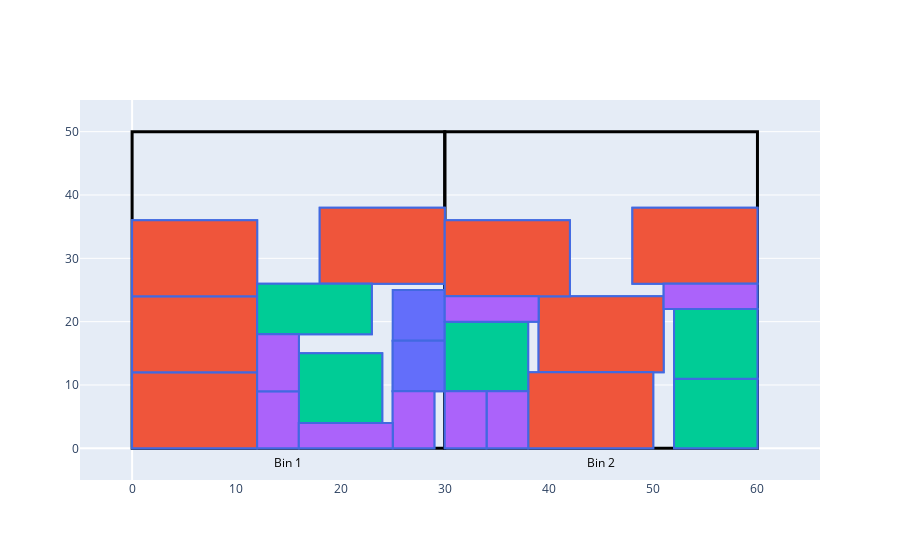

This figure's notebook cell:
### Markdown cell above
Let's visualize our solution:

### Code cell
fig = bpp.plot_rects(
    best_feasible, vars, cases, bins, effective_dimensions
)
fig.show()

### Figure 1 — Plotly figure (JSON) as saved in the notebook; plotly's stock layout.template omitted (floating-point values rounded to 4 significant figures)
{"data": [{"hoverinfo": "text", "hovertext": ["Quantity: 22"], "mode": "text", "text": "Bin 1", "textfont": {"color": "black"}, "type": "scatter", "x": [15], "y": [-2.5]}, {"hoverinfo": "text", "hovertext": ["Quantity: 22"], "mode": "text", "text": "Bin 2", "textfont": {"color": "black"}, "type": "scatter", "x": [45], "y": [-2.5]}, {"hoverinfo": "text", "hoverlabel": {"bgcolor": "white", "bordercolor": "gray", "font": {"color": "#636EFA", "size": 16}}, "marker": {"opacity": 0}, "mode": "markers", "text": ["Case ID: 0<br>X: 25.0, Y: 17.0<br>Size: 5.0 x 8.0"], "type": "scatter", "x": [27.5], "y": [21]}, {"hoverinfo": "text", "hoverlabel": {"bgcolor": "white", "bordercolor": "gray", "font": {"color": "#636EFA", "size": 16}}, "marker": {"opacity": 0}, "mode": "markers", "text": ["Case ID: 0<br>X: 25.0, Y: 9.0<br>Size: 5.0 x 8.0"], "type": "scatter", "x": [27.5], "y": [13]}, {"hoverinfo": "text", "hoverlabel": {"bgcolor": "white", "bordercolor": "gray", "font": {"color": "#636EFA", "size": 16}}, "marker": {"opacity": 0}, "mode": "markers", "text": ["Case ID: 0<br>X: 25.0, Y: 9.0<br>Size: 5.0 x 8.0"], "type": "scatter", "x": [27.5], "y": [13]}, {"hoverinfo": "text", "hoverlabel": {"bgcolor": "white", "bordercolor": "gray", "font": {"color": "#EF553B", "size": 16}}, "marker": {"opacity": 0}, "mode": "markers", "text": ["Case ID: 1<br>X: 48.0, Y: 26.0<br>Size: 12.0 x 12.0"], "type": "scatter", "x": [54], "y": [32]}, {"hoverinfo": "text", "hoverlabel": {"bgcolor": "white", "bordercolor": "gray", "font": {"color": "#EF553B", "size": 16}}, "marker": {"opacity": 0}, "mode": "markers", "text": ["Case ID: 1<br>X: 48.0, Y: 26.0<br>Size: 12.0 x 12.0"], "type": "scatter", "x": [54], "y": [32]}, {"hoverinfo": "text", "hoverlabel": {"bgcolor": "white", "bordercolor": "gray", "font": {"color": "#EF553B", "size": 16}}, "marker": {"opacity": 0}, "mode": "markers", "text": ["Case ID: 1<br>X: 0.0, Y: 0.0<br>Size: 12.0 x 12.0"], "type": "scatter", "x": [6], "y": [6]}, {"hoverinfo": "text", "hoverlabel": {"bgcolor": "white", "bordercolor": "gray", "font": {"color": "#EF553B", "size": 16}}, "marker": {"opacity": 0}, "mode": "markers", "text": ["Case ID: 1<br>X: 0.0, Y: 0.0<br>Size: 12.0 x 12.0"], "type": "scatter", "x": [6], "y": [6]}, {"hoverinfo": "text", "hoverlabel": {"bgcolor": "white", "bordercolor": "gray", "font": {"color": "#EF553B", "size": 16}}, "marker": {"opacity": 0}, "mode": "markers", "text": ["Case ID: 1<br>X: 18.0, Y: 26.0<br>Size: 12.0 x 12.0"], "type": "scatter", "x": [24], "y": [32]}, {"hoverinfo": "text", "hoverlabel": {"bgcolor": "white", "bordercolor": "gray", "font": {"color": "#EF553B", "size": 16}}, "marker": {"opacity": 0}, "mode": "markers", "text": ["Case ID: 1<br>X: 18.0, Y: 26.0<br>Size: 12.0 x 12.0"], "type": "scatter", "x": [24], "y": [32]}, {"hoverinfo": "text", "hoverlabel": {"bgcolor": "white", "bordercolor": "gray", "font": {"color": "#EF553B", "size": 16}}, "marker": {"opacity": 0}, "mode": "markers", "text": ["Case ID: 1<br>X: 0.0, Y: 12.0<br>Size: 12.0 x 12.0"], "type": "scatter", "x": [6], "y": [18]}, {"hoverinfo": "text", "hoverlabel": {"bgcolor": "white", "bordercolor": "gray", "font": {"color": "#EF553B", "size": 16}}, "marker": {"opacity": 0}, "mode": "markers", "text": ["Case ID: 1<br>X: 0.0, Y: 12.0<br>Size: 12.0 x 12.0"], "type": "scatter", "x": [6], "y": [18]}, {"hoverinfo": "text", "hoverlabel": {"bgcolor": "white", "bordercolor": "gray", "font": {"color": "#EF553B", "size": 16}}, "marker": {"opacity": 0}, "mode": "markers", "text": ["Case ID: 1<br>X: 39.0, Y: 12.0<br>Size: 12.0 x 12.0"], "type": "scatter", "x": [45], "y": [18]}, {"hoverinfo": "text", "hoverlabel": {"bgcolor": "white", "bordercolor": "gray", "font": {"color": "#EF553B", "size": 16}}, "marker": {"opacity": 0}, "mode": "markers", "text": ["Case ID: 1<br>X: 39.0, Y: 12.0<br>Size: 12.0 x 12.0"], "type": "scatter", "x": [45], "y": [18]}, {"hoverinfo": "text", "hoverlabel": {"bgcolor": "white", "bordercolor": "gray", "font": {"color": "#EF553B", "size": 16}}, "marker": {"opacity": 0}, "mode": "markers", "text": ["Case ID: 1<br>X: 0.0, Y: 24.0<br>Size: 12.0 x 12.0"], "type": "scatter", "x": [6], "y": [30]}, {"hoverinfo": "text", "hoverlabel": {"bgcolor": "white", "bordercolor": "gray", "font": {"color": "#EF553B", "size": 16}}, "marker": {"opacity": 0}, "mode": "markers", "text": ["Case ID: 1<br>X: 0.0, Y: 24.0<br>Size: 12.0 x 12.0"], "type": "scatter", "x": [6], "y": [30]}, {"hoverinfo": "text", "hoverlabel": {"bgcolor": "white", "bordercolor": "gray", "font": {"color": "#EF553B", "size": 16}}, "marker": {"opacity": 0}, "mode": "markers", "text": ["Case ID: 1<br>X: 38.0, Y: 0.0<br>Size: 12.0 x 12.0"], "type": "scatter", "x": [44], "y": [6]}, {"hoverinfo": "text", "hoverlabel": {"bgcolor": "white", "bordercolor": "gray", "font": {"color": "#EF553B", "size": 16}}, "marker": {"opacity": 0}, "mode": "markers", "text": ["Case ID: 1<br>X: 38.0, Y: 0.0<br>Size: 12.0 x 12.0"], "type": "scatter", "x": [44], "y": [6]}, {"hoverinfo": "text", "hoverlabel": {"bgcolor": "white", "bordercolor": "gray", "font": {"color": "#EF553B", "size": 16}}, "marker": {"opacity": 0}, "mode": "markers", "text": ["Case ID: 1<br>X: 30.0, Y: 24.0<br>Size: 12.0 x 12.0"], "type": "scatter", "x": [36], "y": [30]}, {"hoverinfo": "text", "hoverlabel": {"bgcolor": "white", "bordercolor": "gray", "font": {"color": "#EF553B", "size": 16}}, "marker": {"opacity": 0}, "mode": "markers", "text": ["Case ID: 1<br>X: 30.0, Y: 24.0<br>Size: 12.0 x 12.0"], "type": "scatter", "x": [36], "y": [30]}, {"hoverinfo": "text", "hoverlabel": {"bgcolor": "white", "bordercolor": "gray", "font": {"color": "#00CC96", "size": 16}}, "marker": {"opacity": 0}, "mode": "markers", "text": ["Case ID: 2<br>X: 30.0, Y: 9.0<br>Size: 8.0 x 11.0"], "type": "scatter", "x": [34], "y": [14.5]}, {"hoverinfo": "text", "hoverlabel": {"bgcolor": "white", "bordercolor": "gray", "font": {"color": "#00CC96", "size": 16}}, "marker": {"opacity": 0}, "mode": "markers", "text": ["Case ID: 2<br>X: 30.0, Y: 9.0<br>Size: 8.0 x 11.0"], "type": "scatter", "x": [34], "y": [14.5]}, {"hoverinfo": "text", "hoverlabel": {"bgcolor": "white", "bordercolor": "gray", "font": {"color": "#00CC96", "size": 16}}, "marker": {"opacity": 0}, "mode": "markers", "text": ["Case ID: 2<br>X: 52.0, Y: 0.0<br>Size: 8.0 x 11.0"], "type": "scatter", "x": [56], "y": [5.5]}, {"hoverinfo": "text", "hoverlabel": {"bgcolor": "white", "bordercolor": "gray", "font": {"color": "#00CC96", "size": 16}}, "marker": {"opacity": 0}, "mode": "markers", "text": ["Case ID: 2<br>X: 52.0, Y: 0.0<br>Size: 8.0 x 11.0"], "type": "scatter", "x": [56], "y": [5.5]}, {"hoverinfo": "text", "hoverlabel": {"bgcolor": "white", "bordercolor": "gray", "font": {"color": "#00CC96", "size": 16}}, "marker": {"opacity": 0}, "mode": "markers", "text": ["Case ID: 2<br>X: 52.0, Y: 11.0<br>Size: 8.0 x 11.0"], "type": "scatter", "x": [56], "y": [16.5]}, {"hoverinfo": "text", "hoverlabel": {"bgcolor": "white", "bordercolor": "gray", "font": {"color": "#00CC96", "size": 16}}, "marker": {"opacity": 0}, "mode": "markers", "text": ["Case ID: 2<br>X: 52.0, Y: 11.0<br>Size: 8.0 x 11.0"], "type": "scatter", "x": [56], "y": [16.5]}, {"hoverinfo": "text", "hoverlabel": {"bgcolor": "white", "bordercolor": "gray", "font": {"color": "#00CC96", "size": 16}}, "marker": {"opacity": 0}, "mode": "markers", "text": ["Case ID: 2<br>X: 12.0, Y: 18.0<br>Size: 11.0 x 8.0"], "type": "scatter", "x": [17.5], "y": [22]}, {"hoverinfo": "text", "hoverlabel": {"bgcolor": "white", "bordercolor": "gray", "font": {"color": "#00CC96", "size": 16}}, "marker": {"opacity": 0}, "mode": "markers", "text": ["Case ID: 2<br>X: 12.0, Y: 18.0<br>Size: 11.0 x 8.0"], "type": "scatter", "x": [17.5], "y": [22]}, {"hoverinfo": "text", "hoverlabel": {"bgcolor": "white", "bordercolor": "gray", "font": {"color": "#00CC96", "size": 16}}, "marker": {"opacity": 0}, "mode": "markers", "text": ["Case ID: 2<br>X: 16.0, Y: 4.0<br>Size: 8.0 x 11.0"], "type": "scatter", "x": [20], "y": [9.5]}, {"hoverinfo": "text", "hoverlabel": {"bgcolor": "white", "bordercolor": "gray", "font": {"color": "#00CC96", "size": 16}}, "marker": {"opacity": 0}, "mode": "markers", "text": ["Case ID: 2<br>X: 16.0, Y: 4.0<br>Size: 8.0 x 11.0"], "type": "scatter", "x": [20], "y": [9.5]}, {"hoverinfo": "text", "hoverlabel": {"bgcolor": "white", "bordercolor": "gray", "font": {"color": "#AB63FA", "size": 16}}, "marker": {"opacity": 0}, "mode": "markers", "text": ["Case ID: 3<br>X: 12.0, Y: 0.0<br>Size: 4.0 x 9.0"], "type": "scatter", "x": [14], "y": [4.5]}, {"hoverinfo": "text", "hoverlabel": {"bgcolor": "white", "bordercolor": "gray", "font": {"color": "#AB63FA", "size": 16}}, "marker": {"opacity": 0}, "mode": "markers", "text": ["Case ID: 3<br>X: 12.0, Y: 0.0<br>Size: 4.0 x 9.0"], "type": "scatter", "x": [14], "y": [4.5]}, {"hoverinfo": "text", "hoverlabel": {"bgcolor": "white", "bordercolor": "gray", "font": {"color": "#AB63FA", "size": 16}}, "marker": {"opacity": 0}, "mode": "markers", "text": ["Case ID: 3<br>X: 51.0, Y: 22.0<br>Size: 9.0 x 4.0"], "type": "scatter", "x": [55.5], "y": [24]}, {"hoverinfo": "text", "hoverlabel": {"bgcolor": "white", "bordercolor": "gray", "font": {"color": "#AB63FA", "size": 16}}, "marker": {"opacity": 0}, "mode": "markers", "text": ["Case ID: 3<br>X: 51.0, Y: 22.0<br>Size: 9.0 x 4.0"], "type": "scatter", "x": [55.5], "y": [24]}, {"hoverinfo": "text", "hoverlabel": {"bgcolor": "white", "bordercolor": "gray", "font": {"color": "#AB63FA", "size": 16}}, "marker": {"opacity": 0}, "mode": "markers", "text": ["Case ID: 3<br>X: 25.0, Y: 0.0<br>Size: 4.0 x 9.0"], "type": "scatter", "x": [27], "y": [4.5]}, {"hoverinfo": "text", "hoverlabel": {"bgcolor": "white", "bordercolor": "gray", "font": {"color": "#AB63FA", "size": 16}}, "marker": {"opacity": 0}, "mode": "markers", "text": ["Case ID: 3<br>X: 25.0, Y: 0.0<br>Size: 4.0 x 9.0"], "type": "scatter", "x": [27], "y": [4.5]}, {"hoverinfo": "text", "hoverlabel": {"bgcolor": "white", "bordercolor": "gray", "font": {"color": "#AB63FA", "size": 16}}, "marker": {"opacity": 0}, "mode": "markers", "text": ["Case ID: 3<br>X: 30.0, Y: 20.0<br>Size: 9.0 x 4.0"], "type": "scatter", "x": [34.5], "y": [22]}, {"hoverinfo": "text", "hoverlabel": {"bgcolor": "white", "bordercolor": "gray", "font": {"color": "#AB63FA", "size": 16}}, "marker": {"opacity": 0}, "mode": "markers", "text": ["Case ID: 3<br>X: 30.0, Y: 20.0<br>Size: 9.0 x 4.0"], "type": "scatter", "x": [34.5], "y": [22]}, {"hoverinfo": "text", "hoverlabel": {"bgcolor": "white", "bordercolor": "gray", "font": {"color": "#AB63FA", "size": 16}}, "marker": {"opacity": 0}, "mode": "markers", "text": ["Case ID: 3<br>X: 12.0, Y: 9.0<br>Size: 4.0 x 9.0"], "type": "scatter", "x": [14], "y": [13.5]}, {"hoverinfo": "text", "hoverlabel": {"bgcolor": "white", "bordercolor": "gray", "font": {"color": "#AB63FA", "size": 16}}, "marker": {"opacity": 0}, "mode": "markers", "text": ["Case ID: 3<br>X: 12.0, Y: 9.0<br>Size: 4.0 x 9.0"], "type": "scatter", "x": [14], "y": [13.5]}, {"hoverinfo": "text", "hoverlabel": {"bgcolor": "white", "bordercolor": "gray", "font": {"color": "#AB63FA", "size": 16}}, "marker": {"opacity": 0}, "mode": "markers", "text": ["Case ID: 3<br>X: 16.0, Y: 0.0<br>Size: 9.0 x 4.0"], "type": "scatter", "x": [20.5], "y": [2]}, {"hoverinfo": "text", "hoverlabel": {"bgcolor": "white", "bordercolor": "gray", "font": {"color": "#AB63FA", "size": 16}}, "marker": {"opacity": 0}, "mode": "markers", "text": ["Case ID: 3<br>X: 16.0, Y: 0.0<br>Size: 9.0 x 4.0"], "type": "scatter", "x": [20.5], "y": [2]}, {"hoverinfo": "text", "hoverlabel": {"bgcolor": "white", "bordercolor": "gray", "font": {"color": "#AB63FA", "size": 16}}, "marker": {"opacity": 0}, "mode": "markers", "text": ["Case ID: 3<br>X: 34.0, Y: 0.0<br>Size: 4.0 x 9.0"], "type": "scatter", "x": [36], "y": [4.5]}, {"hoverinfo": "text", "hoverlabel": {"bgcolor": "white", "bordercolor": "gray", "font": {"color": "#AB63FA", "size": 16}}, "marker": {"opacity": 0}, "mode": "markers", "text": ["Case ID: 3<br>X: 34.0, Y: 0.0<br>Size: 4.0 x 9.0"], "type": "scatter", "x": [36], "y": [4.5]}, {"hoverinfo": "text", "hoverlabel": {"bgcolor": "white", "bordercolor": "gray", "font": {"color": "#AB63FA", "size": 16}}, "marker": {"opacity": 0}, "mode": "markers", "text": ["Case ID: 3<br>X: 30.0, Y: 0.0<br>Size: 4.0 x 9.0"], "type": "scatter", "x": [32], "y": [4.5]}, {"hoverinfo": "text", "hoverlabel": {"bgcolor": "white", "bordercolor": "gray", "font": {"color": "#AB63FA", "size": 16}}, "marker": {"opacity": 0}, "mode": "markers", "text": ["Case ID: 3<br>X: 30.0, Y: 0.0<br>Size: 4.0 x 9.0"], "type": "scatter", "x": [32], "y": [4.5]}], "layout": {"shapes": [{"line": {"color": "black", "width": 3}, "type": "rect", "x0": 0, "x1": 30, "y0": 0, "y1": 50}, {"line": {"color": "black", "width": 3}, "type": "rect", "x0": 30, "x1": 60, "y0": 0, "y1": 50}, {"fillcolor": "#636EFA", "line": {"color": "RoyalBlue", "width": 2}, "type": "rect", "x0": 25, "x1": 30, "y0": 17, "y1": 25}, {"fillcolor": "#636EFA", "line": {"color": "RoyalBlue", "width": 2}, "type": "rect", "x0": 25, "x1": 30, "y0": 9, "y1": 17}, {"fillcolor": "#636EFA", "line": {"color": "RoyalBlue", "width": 2}, "type": "rect", "x0": 25, "x1": 30, "y0": 9, "y1": 17}, {"fillcolor": "#EF553B", "line": {"color": "RoyalBlue", "width": 2}, "type": "rect", "x0": 48, "x1": 60, "y0": 26, "y1": 38}, {"fillcolor": "#EF553B", "line": {"color": "RoyalBlue", "width": 2}, "type": "rect", "x0": 48, "x1": 60, "y0": 26, "y1": 38}, {"fillcolor": "#EF553B", "line": {"color": "RoyalBlue", "width": 2}, "type": "rect", "x0": 0, "x1": 12, "y0": 0, "y1": 12}, {"fillcolor": "#EF553B", "line": {"color": "RoyalBlue", "width": 2}, "type": "rect", "x0": 0, "x1": 12, "y0": 0, "y1": 12}, {"fillcolor": "#EF553B", "line": {"color": "RoyalBlue", "width": 2}, "type": "rect", "x0": 18, "x1": 30, "y0": 26, "y1": 38}, {"fillcolor": "#EF553B", "line": {"color": "RoyalBlue", "width": 2}, "type": "rect", "x0": 18, "x1": 30, "y0": 26, "y1": 38}, {"fillcolor": "#EF553B", "line": {"color": "RoyalBlue", "width": 2}, "type": "rect", "x0": 0, "x1": 12, "y0": 12, "y1": 24}, {"fillcolor": "#EF553B", "line": {"color": "RoyalBlue", "width": 2}, "type": "rect", "x0": 0, "x1": 12, "y0": 12, "y1": 24}, {"fillcolor": "#EF553B", "line": {"color": "RoyalBlue", "width": 2}, "type": "rect", "x0": 39, "x1": 51, "y0": 12, "y1": 24}, {"fillcolor": "#EF553B", "line": {"color": "RoyalBlue", "width": 2}, "type": "rect", "x0": 39, "x1": 51, "y0": 12, "y1": 24}, {"fillcolor": "#EF553B", "line": {"color": "RoyalBlue", "width": 2}, "type": "rect", "x0": 0, "x1": 12, "y0": 24, "y1": 36}, {"fillcolor": "#EF553B", "line": {"color": "RoyalBlue", "width": 2}, "type": "rect", "x0": 0, "x1": 12, "y0": 24, "y1": 36}, {"fillcolor": "#EF553B", "line": {"color": "RoyalBlue", "width": 2}, "type": "rect", "x0": 38, "x1": 50, "y0": 0, "y1": 12}, {"fillcolor": "#EF553B", "line": {"color": "RoyalBlue", "width": 2}, "type": "rect", "x0": 38, "x1": 50, "y0": 0, "y1": 12}, {"fillcolor": "#EF553B", "line": {"color": "RoyalBlue", "width": 2}, "type": "rect", "x0": 30, "x1": 42, "y0": 24, "y1": 36}, {"fillcolor": "#EF553B", "line": {"color": "RoyalBlue", "width": 2}, "type": "rect", "x0": 30, "x1": 42, "y0": 24, "y1": 36}, {"fillcolor": "#00CC96", "line": {"color": "RoyalBlue", "width": 2}, "type": "rect", "x0": 30, "x1": 38, "y0": 9, "y1": 20}, {"fillcolor": "#00CC96", "line": {"color": "RoyalBlue", "width": 2}, "type": "rect", "x0": 30, "x1": 38, "y0": 9, "y1": 20}, {"fillcolor": "#00CC96", "line": {"color": "RoyalBlue", "width": 2}, "type": "rect", "x0": 52, "x1": 60, "y0": 0, "y1": 11}, {"fillcolor": "#00CC96", "line": {"color": "RoyalBlue", "width": 2}, "type": "rect", "x0": 52, "x1": 60, "y0": 0, "y1": 11}, {"fillcolor": "#00CC96", "line": {"color": "RoyalBlue", "width": 2}, "type": "rect", "x0": 52, "x1": 60, "y0": 11, "y1": 22}, {"fillcolor": "#00CC96", "line": {"color": "RoyalBlue", "width": 2}, "type": "rect", "x0": 52, "x1": 60, "y0": 11, "y1": 22}, {"fillcolor": "#00CC96", "line": {"color": "RoyalBlue", "width": 2}, "type": "rect", "x0": 12, "x1": 23, "y0": 18, "y1": 26}, {"fillcolor": "#00CC96", "line": {"color": "RoyalBlue", "width": 2}, "type": "rect", "x0": 12, "x1": 23, "y0": 18, "y1": 26}, {"fillcolor": "#00CC96", "line": {"color": "RoyalBlue", "width": 2}, "type": "rect", "x0": 16, "x1": 24, "y0": 4, "y1": 15}, {"fillcolor": "#00CC96", "line": {"color": "RoyalBlue", "width": 2}, "type": "rect", "x0": 16, "x1": 24, "y0": 4, "y1": 15}, {"fillcolor": "#AB63FA", "line": {"color": "RoyalBlue", "width": 2}, "type": "rect", "x0": 12, "x1": 16, "y0": 0, "y1": 9}, {"fillcolor": "#AB63FA", "line": {"color": "RoyalBlue", "width": 2}, "type": "rect", "x0": 12, "x1": 16, "y0": 0, "y1": 9}, {"fillcolor": "#AB63FA", "line": {"color": "RoyalBlue", "width": 2}, "type": "rect", "x0": 51, "x1": 60, "y0": 22, "y1": 26}, {"fillcolor": "#AB63FA", "line": {"color": "RoyalBlue", "width": 2}, "type": "rect", "x0": 51, "x1": 60, "y0": 22, "y1": 26}, {"fillcolor": "#AB63FA", "line": {"color": "RoyalBlue", "width": 2}, "type": "rect", "x0": 25, "x1": 29, "y0": 0, "y1": 9}, {"fillcolor": "#AB63FA", "line": {"color": "RoyalBlue", "width": 2}, "type": "rect", "x0": 25, "x1": 29, "y0": 0, "y1": 9}, {"fillcolor": "#AB63FA", "line": {"color": "RoyalBlue", "width": 2}, "type": "rect", "x0": 30, "x1": 39, "y0": 20, "y1": 24}, {"fillcolor": "#AB63FA", "line": {"color": "RoyalBlue", "width": 2}, "type": "rect", "x0": 30, "x1": 39, "y0": 20, "y1": 24}, {"fillcolor": "#AB63FA", "line": {"color": "RoyalBlue", "width": 2}, "type": "rect", "x0": 12, "x1": 16, "y0": 9, "y1": 18}, {"fillcolor": "#AB63FA", "line": {"color": "RoyalBlue", "width": 2}, "type": "rect", "x0": 12, "x1": 16, "y0": 9, "y1": 18}, {"fillcolor": "#AB63FA", "line": {"color": "RoyalBlue", "width": 2}, "type": "rect", "x0": 16, "x1": 25, "y0": 0, "y1": 4}, {"fillcolor": "#AB63FA", "line": {"color": "RoyalBlue", "width": 2}, "type": "rect", "x0": 16, "x1": 25, "y0": 0, "y1": 4}, {"fillcolor": "#AB63FA", "line": {"color": "RoyalBlue", "width": 2}, "type": "rect", "x0": 34, "x1": 38, "y0": 0, "y1": 9}, {"fillcolor": "#AB63FA", "line": {"color": "RoyalBlue", "width": 2}, "type": "rect", "x0": 34, "x1": 38, "y0": 0, "y1": 9}, {"fillcolor": "#AB63FA", "line": {"color": "RoyalBlue", "width": 2}, "type": "rect", "x0": 30, "x1": 34, "y0": 0, "y1": 9}, {"fillcolor": "#AB63FA", "line": {"color": "RoyalBlue", "width": 2}, "type": "rect", "x0": 30, "x1": 34, "y0": 0, "y1": 9}], "showlegend": false, "xaxis": {"range": [-5, 66], "showgrid": false}, "yaxis": {"range": [-5, 55.0]}}}
